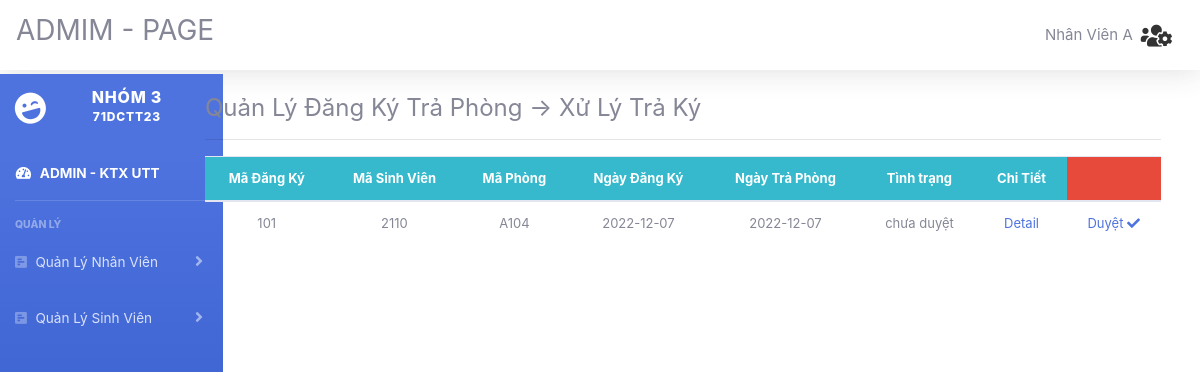
The page /admin/index.php?action=quanlytraphong&view=quanlytraphong (signed in) on the database its author committed.
### tables this page shows
CREATE TABLE `chitietdangky` (
  `MaDK` int(11) NOT NULL,
  `MaSV` bigint(11) NOT NULL,
  `MaPhong` varchar(10) NOT NULL,
  `MaNV` varchar(20) DEFAULT NULL,
  `NgayDangKy` date NOT NULL DEFAULT current_timestamp(),
  `NgayTraPhong` date DEFAULT NULL,
  `TinhTrang` varchar(50) DEFAULT NULL
);

### admin/quanlytraphong/danhsachdangky.php (the view, shortened to what this page needs)
<?php
	$sql="select * from chitietdangky where TinhTrang='chưa duyệt' and NgayTraPhong is not null  Order  by NgayTraPhong DESC ";
	$rs=mysqli_query($conn,$sql);
?>
<table class="table table-hover m-auto text-center" style="font-size: 13px;">
	<thead class="badge-info">
		<tr>
			<th>Mã Đăng Ký</th> <th>Mã Sinh Viên</th><th>Mã Phòng</th><th>Ngày Đăng Ký</th><th>Ngày Trả Phòng</th><th>Tình trạng</th><th>Chi Tiết</th><th colspan ="2" class="badge-danger"></th>
		</tr>
	</thead>
	<tbody>
 <?php $so=0;
	 while ($row=mysqli_fetch_array($rs)) {
	 	$masv=$row['MaSV'];$map=$row['MaPhong'];
	 	$sql2="select * from sinhvien where MaSV=$masv"; $rs2=mysqli_query($conn,$sql2);$row2=mysqli_fetch_array($rs2);
	 	$sql12="select * from phong where MaPhong='$map'"; $rs12=mysqli_query($conn,$sql12);$row12=mysqli_fetch_array($rs12);?>
		<tr>
			<td><?php echo $row['MaDK']; ?></td>
			<td title="<?php echo $row2['HoTen'];?>"><?php echo $row['MaSV']; ?></td>
			<td title="<?php echo 'Phòng '.$row12['SoNguoiToiDa'].' Người';?>"><?php echo $row['MaPhong']; ?></td>
			<td><?php echo $row['NgayDangKy']; ?></td>
			<td><?php echo $row['NgayTraPhong']; ?></td>
			<td><?php echo $row['TinhTrang']; ?></td>
			<td><a href="index.php?action=quanlytraphong&view=chitietdangky&madk=<?php echo $row['MaDK']; ?>" >Detail </a></td>
			<td><a href="quanlytraphong/xuly.php?action=duyet&madk=<?php echo  $row['MaDK']?>" >Duyệt <i class="fas fa-check"></i> </a></td>
		</tr>
 <?php	} ?>
	</tbody>

### rows shown on the page
chitietdangky: MaDK "101", MaSV "2110", MaPhong "A104", NgayDangKy "2022-12-07", NgayTraPhong "2022-12-07", TinhTrang "chưa duyệt"

### other values the page prints
$nv['HoTen'] "Nhân Viên A"
